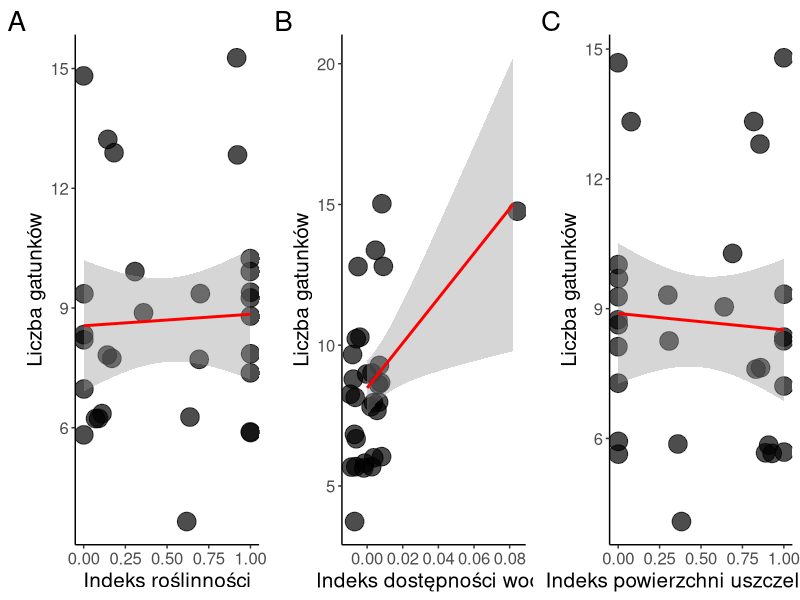
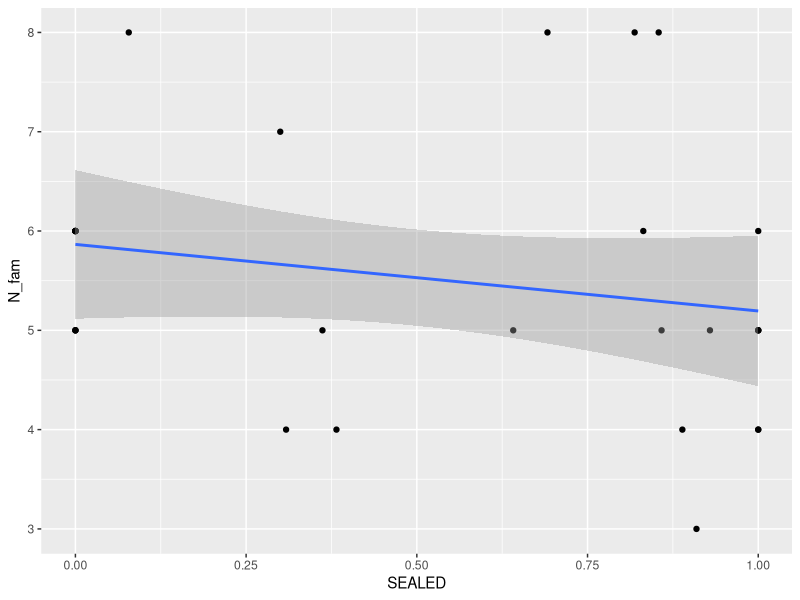
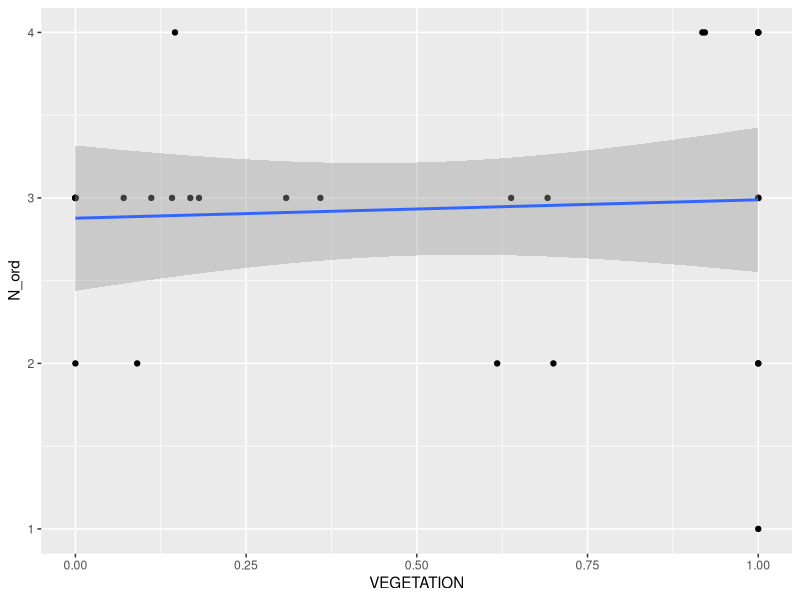
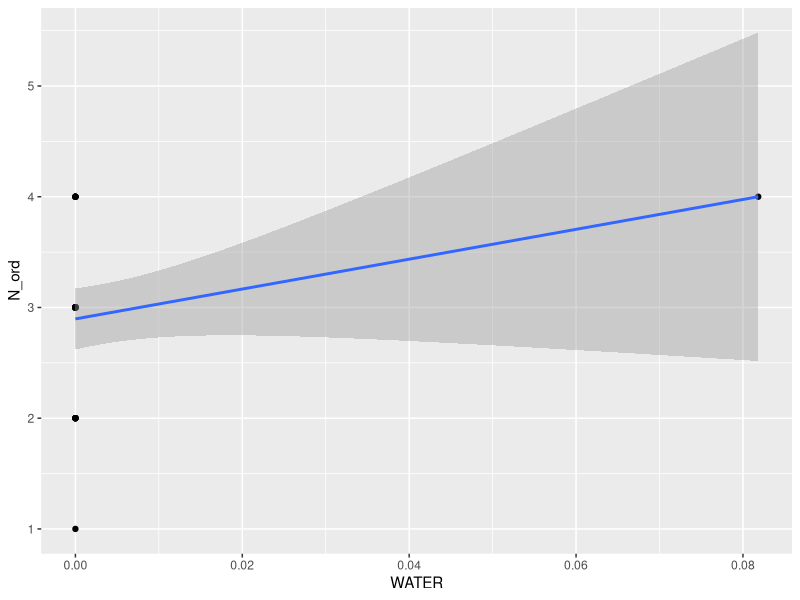
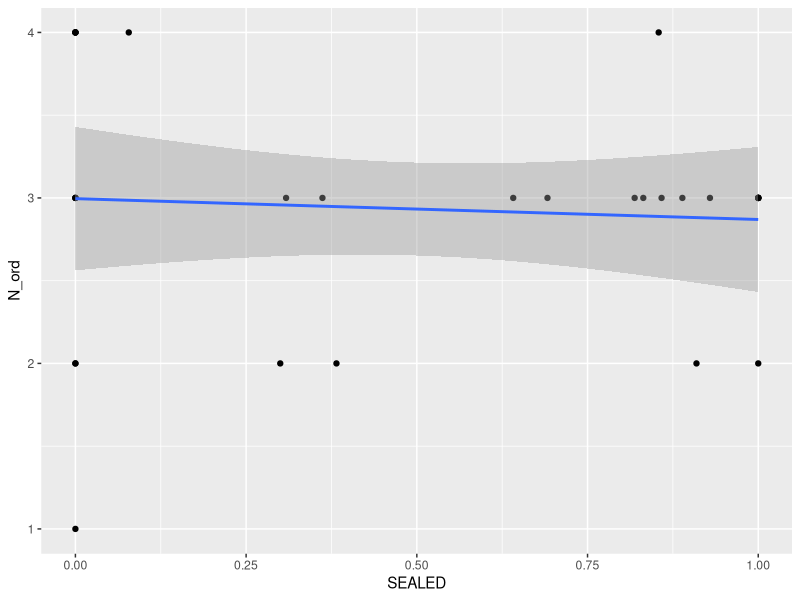
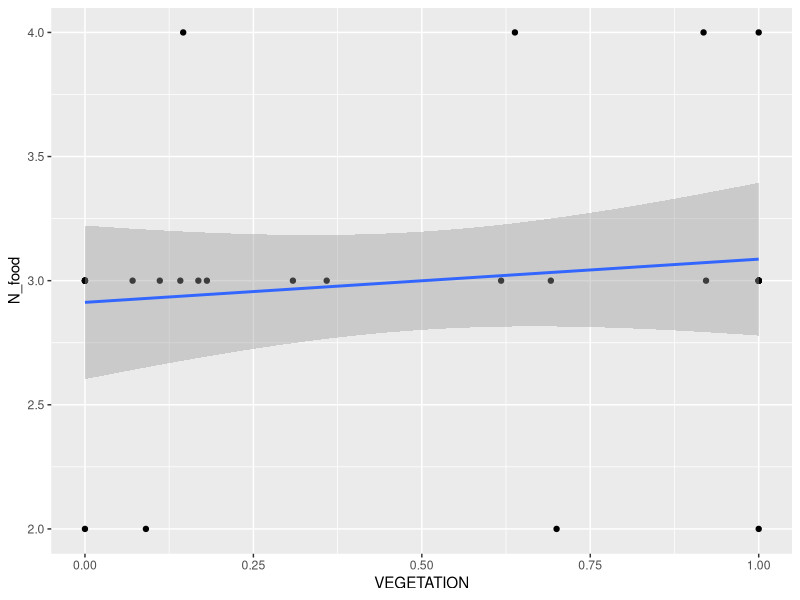
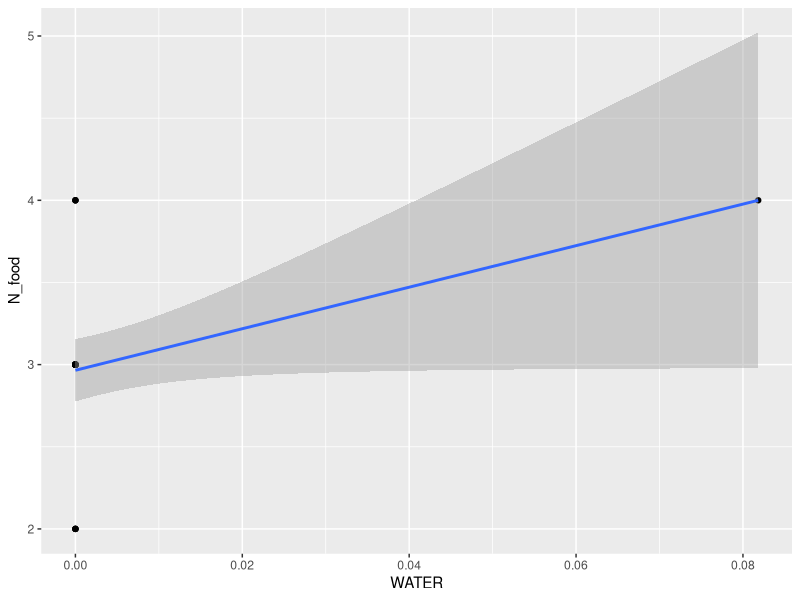
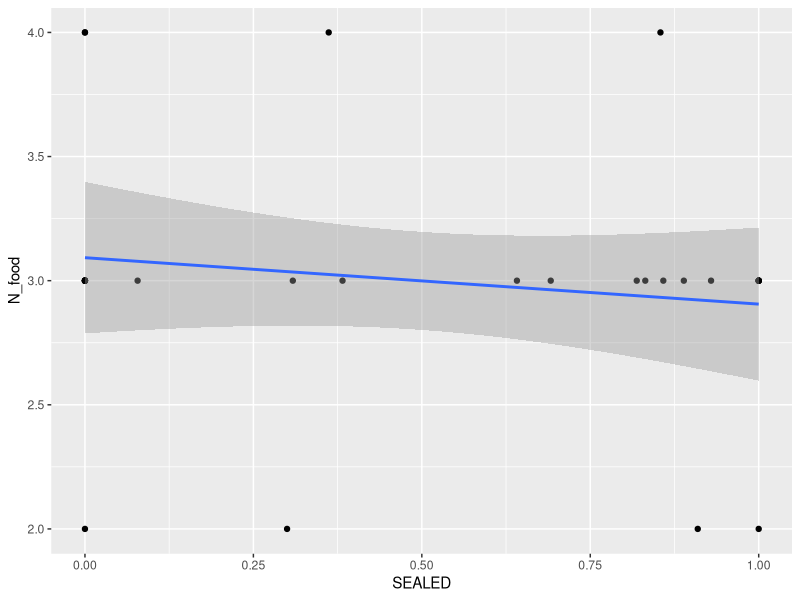

The R source for these figures, in order:
library(readxl)
library(tidyverse)
library(gridExtra)
setwd("C:/Users/marta/OneDrive - University of Gdansk/Dydaktyka/Ekologia zwierząt/Animal-Ecology-Lab")


div.data1 <- read_excel('DiversityDB1.xlsx', sheet = 'Census')
div.data2 <- read_excel('DiversityDB2.xlsx', sheet = 'Census')




div.data1 <- div.data1 %>% mutate(VEGETATION = VEGETATION/100,
                                WATER = WATER/100,
                                SEALED = SEALED/100)


div.data <-  bind_rows(div.data1, div.data2)


# przygotowanie danych ze zliczonymi gatunkami

# stwórz dane zliczające gatunki dla kazdego punktu
n_spec <- div.data %>% 
  group_by(GRUP, POINT) %>% 
  summarise(N_spec=n_distinct(SPECIES),
            VEGETATION = mean(VEGETATION),
            WATER = mean(WATER),
            SEALED = mean(SEALED))

n_spec <- as.data.frame(n_spec)


# Wizualizacja

spec_plot1 <- n_spec %>% 
  ggplot(aes(y = N_spec, x = VEGETATION)) +
  geom_point(size = 6,alpha = 0.7, position = position_jitter()) +
  geom_smooth(method = 'lm', color = 'red') +
  theme_classic() +
  theme(axis.title = element_text(size = 15),
        axis.text = element_text(size = 12),
        plot.tag = element_text(size = 20)) +
  labs(y = 'Liczba gatunków', x = 'Indeks roślinności',
       tag = 'A')


spec_plot2 <- n_spec %>% 
  ggplot(aes(y = N_spec, x = WATER)) +
  geom_point(size = 6,alpha = 0.7, position = position_jitter(width = 0.01)) +
  geom_smooth(method = 'lm', color = 'red') +
  theme_classic() +
  theme(axis.title = element_text(size = 15),
        axis.text = element_text(size = 12),
        plot.tag = element_text(size = 20)) +
  labs(y = 'Liczba gatunków', x = 'Indeks dostępności wody',
       tag = 'B')


spec_plot3 <- n_spec %>% 
  ggplot(aes(y = N_spec, x = SEALED)) +
  geom_point(size = 6,alpha = 0.7, position = position_jitter()) +
  geom_smooth(method = 'lm', color = 'red') +
  theme_classic() +
  theme(axis.title = element_text(size = 15),
        axis.text = element_text(size = 12),
        plot.tag = element_text(size = 20)) +
  labs(y = 'Liczba gatunków', x = 'Indeks powierzchni uszczelnionej',
       tag = 'C')


grid.arrange(spec_plot1, spec_plot2, spec_plot3, ncol = 3)


# analiza korelacji Spearmana (ze wzgledu na brak normalnosci rozkladu zmiennych)

cor.test(n_spec$N_spec, n_spec$VEGETATION, method = 'spearman')

cor.test(n_spec$N_spec, n_spec$WATER, method = 'spearman')

cor.test(n_spec$N_spec, n_spec$SEALED, method = 'spearman')



# przygotowanie danych ze zliczonymi rodzinami



n_fam <- div.data %>% 
  group_by(GRUP, POINT) %>% 
  summarise(N_fam=n_distinct(FAMILY),
            VEGETATION = mean(VEGETATION),
            WATER = mean(WATER),
            SEALED = mean(SEALED))

n_fam <- as.data.frame(n_fam)

# Wizualizacja

fam_plot1 <- n_fam %>% ggplot(aes(N_fam, x = VEGETATION)) +
  geom_point(size = 6,alpha = 0.7, position = position_jitter()) +
  geom_smooth(method = 'lm', color = 'seagreen', size = 2) +
  theme_classic() +
  theme(axis.title = element_text(size = 15),
        axis.text = element_text(size = 12),
        plot.tag = element_text(size = 20)) +
  labs(y = 'Liczba rodzin', x = 'Indeks roślinności',
       tag = 'A')

fam_plot2 <- n_fam %>% ggplot(aes(N_fam, x = WATER)) +
  geom_point(size = 6,alpha = 0.7, position = position_jitter()) +
  geom_smooth(method = 'lm', color = 'seagreen', size = 2) +
  theme_classic() +
  theme(axis.title = element_text(size = 15),
        axis.text = element_text(size = 12),
        plot.tag = element_text(size = 20)) +
  labs(y = 'Liczba rodzin', x = 'Indeks dostępności wody',
       tag = 'B')
n_fam %>% ggplot(aes(N_fam, x = SEALED)) +
  geom_point() +
  geom_smooth(method = 'lm')


# przygotowanie danych ze zliczonymi rzędami

n_ord <- div.data %>% 
  group_by(GRUP, POINT) %>% 
  summarise(N_ord=n_distinct(ORDER),
            VEGETATION = mean(VEGETATION),
            WATER = mean(WATER),
            SEALED = mean(SEALED))


n_ord <- as.data.frame(n_ord)


n_ord %>% ggplot(aes(N_ord, x = VEGETATION)) +
  geom_point() +
  geom_smooth(method = 'lm')

n_ord %>% ggplot(aes(N_ord, x = WATER)) +
  geom_point() +
  geom_smooth(method = 'lm')

n_ord %>% ggplot(aes(N_ord, x = SEALED)) +
  geom_point() +
  geom_smooth(method = 'lm')



# przygotowanie danych ze zliczonymi grupami pokarmowymi

n_food <- div.data %>% 
  group_by(GRUP, POINT) %>% 
  summarise(N_food = n_distinct(FOOD),
            VEGETATION = mean(VEGETATION),
            WATER = mean(WATER),
            SEALED = mean(SEALED))


n_food <- as.data.frame(n_food)


n_food %>% ggplot(aes(N_food, x = VEGETATION)) +
  geom_point() +
  geom_smooth(method = 'lm')

n_food %>% ggplot(aes(N_food, x = WATER)) +
  geom_point() +
  geom_smooth(method = 'lm')

n_food %>% ggplot(aes(N_food, x = SEALED)) +
  geom_point() +
  geom_smooth(method = 'lm')



# przygotowanie danych ze zliczonymi grupami behawioralnymi

n_behav <- div.data %>% 
  group_by(GRUP, POINT) %>% 
  summarise(N_behav = n_distinct(BEHAV),
            VEGETATION = mean(VEGETATION),
            WATER = mean(WATER),
            SEALED = mean(SEALED))


n_behav <- as.data.frame(n_behav)


n_behav %>% ggplot(aes(N_behav, x = VEGETATION)) +
  geom_point() +
  geom_smooth(method = 'lm')

n_behav %>% ggplot(aes(N_behav, x = WATER)) +
  geom_point() +
  geom_smooth(method = 'lm')

n_behav %>% ggplot(aes(N_behav, x = SEALED)) +
  geom_point() +
  geom_smooth(method = 'lm')



# porowanie grup takosnomicznych

unique(div.data$ORDER)

div.data %>% 
  ggplot(aes(x = ORDER, y = VEGETATION)) +
  geom_boxplot()

div.data %>% 
  ggplot(aes(x = ORDER, y = WATER)) +
  geom_boxplot()

div.data %>% 
  ggplot(aes(x = ORDER, y = SEALED)) +
  geom_boxplot()


# porowanie grup pokarmowych

unique(div.data$FOOD)

div.data %>% 
  ggplot(aes(x = FOOD, y = VEGETATION)) +
  geom_boxplot()

div.data %>% 
  ggplot(aes(x = FOOD, y = WATER)) +
  geom_boxplot()

div.data %>% 
  ggplot(aes(x = FOOD, y = SEALED)) +
  geom_boxplot()


# porowanie grup behavioralnych

unique(div.data$BEHAV)

div.data %>% 
  ggplot(aes(x = BEHAV, y = VEGETATION)) +
  geom_boxplot()

div.data %>% 
  ggplot(aes(x = BEHAV, y = WATER)) +
  geom_boxplot()

div.data %>% 
  ggplot(aes(x = BEHAV, y = SEALED)) +
  geom_boxplot()









